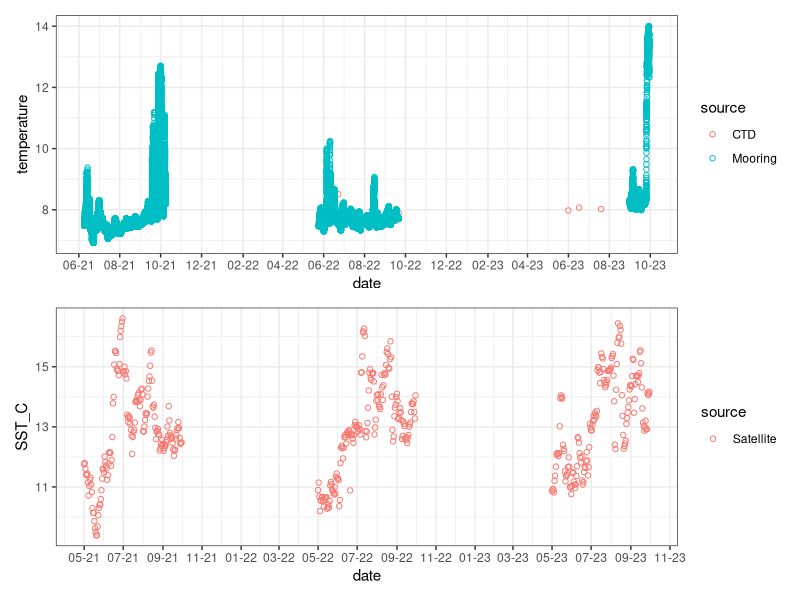
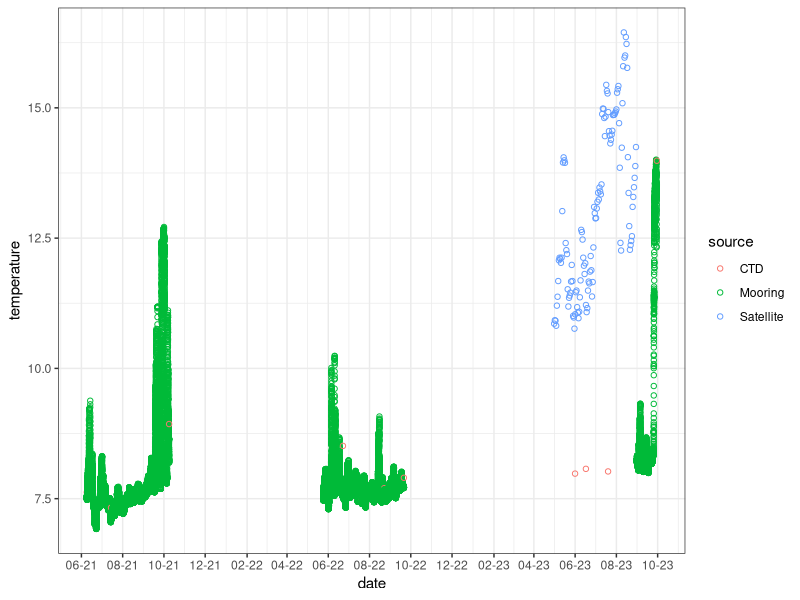
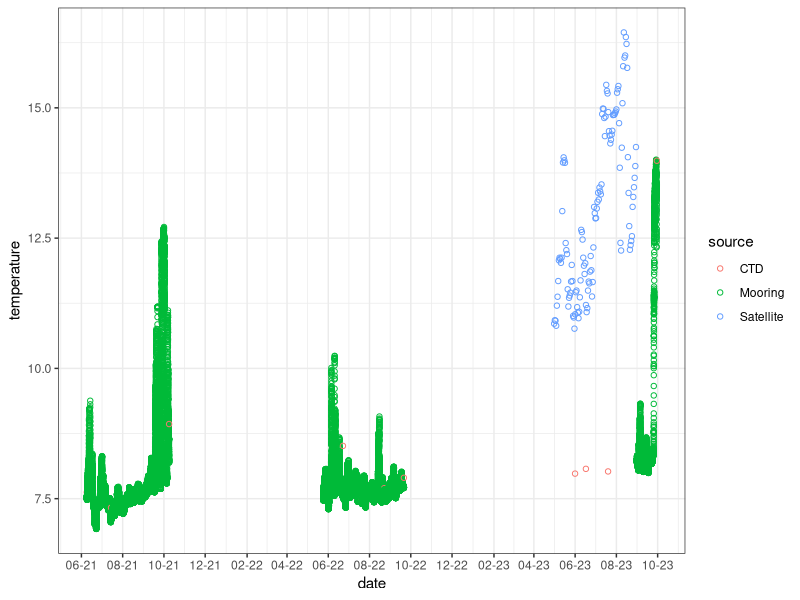

Recreate these plots in R, in order.
## ---- chunk 1
# Warnings and startup messages suppressed
library(tidyverse)
library(patchwork)
library(scales)
library(ggrepel)
library(readxl)
library(here)
## ---- chunk 2
SatelliteData <- read.csv(here("OCNMS_Hypoxia", "Outputs", "SatelliteData_all.csv")) # Import satellite sea surface temperature and chlorophyll data from within 0.1 degrees latitude & longitude of the TH mooring
MooringCTD_Data <- read.csv(here("OCNMS_Hypoxia", "Outputs", "EnvironmentalDataset1.csv")) # Import mooring and CTD environmental data from 2021-2023 + 30-45 meters deep
## ---- chunk 3
SatelliteData$source = "Satellite"
SatelliteData <- SatelliteData %>% 
  mutate(date = as.POSIXct(date), year = year(date)) %>% 
  select(source, date, year, SST_C, Chlor_a_mg_m_3, Mean_SST_Error)
MooringCTD_Data <- MooringCTD_Data %>% 
  mutate(date = as.POSIXct(date)) %>% 
  select(source, date, year, temperature, DO, salinity, potential_density, pres, cond, sampleID)
head(SatelliteData)
head(MooringCTD_Data)
## ---- chunk 4
plt1 <- ggplot(MooringCTD_Data, aes(x = date, y = temperature, color = source)) +
  geom_point(shape = 1) +
  scale_x_datetime(date_breaks = "2 months", date_labels = "%m-%y") +
  theme_bw()

plt2 <- ggplot(SatelliteData, aes(x = date, y = SST_C, color = source)) +
  geom_point(shape = 1) +
  scale_x_datetime(date_breaks = "2 months", date_labels = "%m-%y") +
  theme_bw()

plt1/plt2
## ---- chunk 5
MooringCTD_Data %>% filter(year == 2023) %>% arrange(date)
# Missing until August 31
GapFill <- SatelliteData %>% filter(year == 2023, date < as.POSIXct("2023-08-31 00:00:00")) %>% mutate(temperature = SST_C) %>% select(-c(SST_C))
# Add some NA columns for rbind
MooringCTD_Data$Chlor_a_mg_m_3 = NA
MooringCTD_Data$Mean_SST_Error = NA
GapFill$DO = NA
GapFill$salinity = NA
GapFill$potential_density = NA
GapFill$pres = NA
GapFill$cond = NA
GapFill$sampleID = NA

MooringCTD_Data <- MooringCTD_Data %>% select(source, date, year, temperature, DO, salinity, potential_density, pres, cond, sampleID, Chlor_a_mg_m_3, Mean_SST_Error)
GapFill <- GapFill %>% select(source, date, year, temperature, DO, salinity, potential_density, pres, cond, sampleID, Chlor_a_mg_m_3, Mean_SST_Error)

EnvironmentalData2GapFilled <- rbind(MooringCTD_Data, GapFill) %>% arrange(date)
## ---- chunk 6
ggplot(EnvironmentalData2GapFilled, aes(x = date, y = temperature, color = source)) +
  geom_point(shape = 1) +
  scale_x_datetime(date_breaks = "2 months", date_labels = "%m-%y") +
  theme_bw()

ggsave(here("OCNMS_Hypoxia", "Plots", "GapsFilledTimeSeries.png"))

write.csv(EnvironmentalData2GapFilled, file = here("OCNMS_Hypoxia", "Outputs", "EnvironmentalDataset2.csv"))
